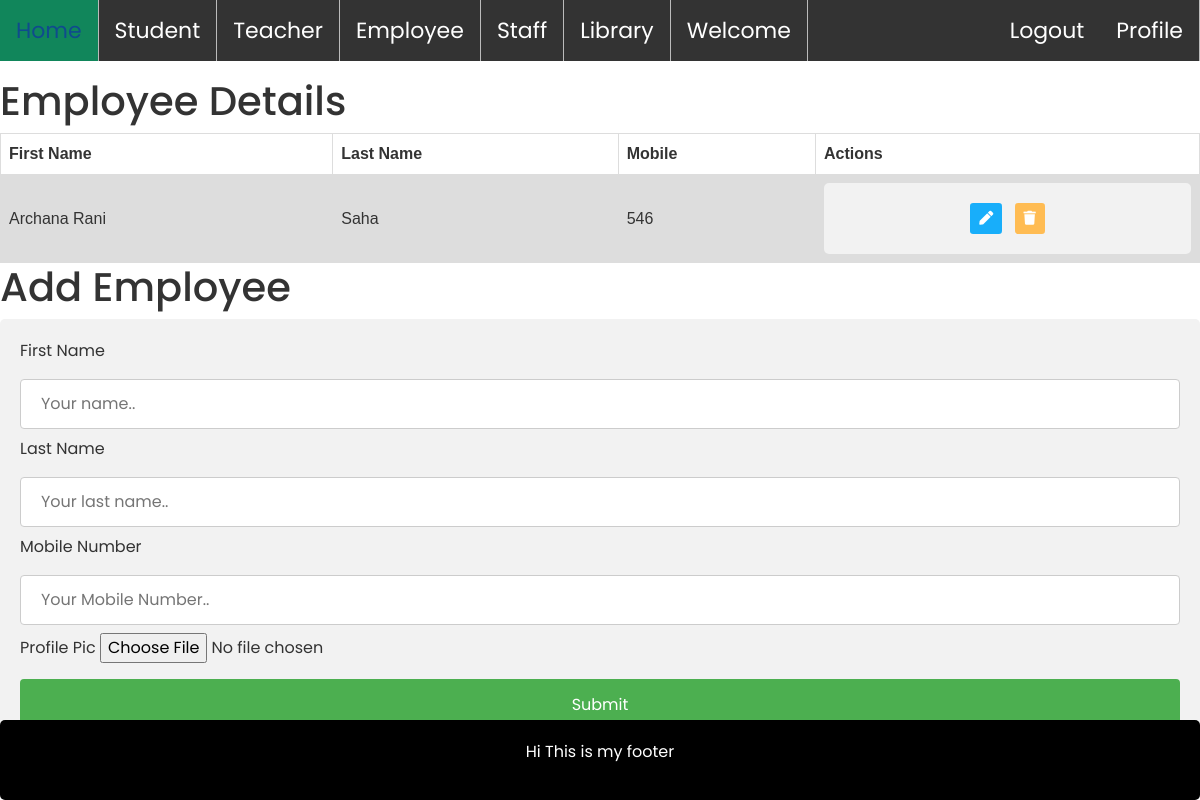
Before: /employeePage/ (signed in) with the older database file.
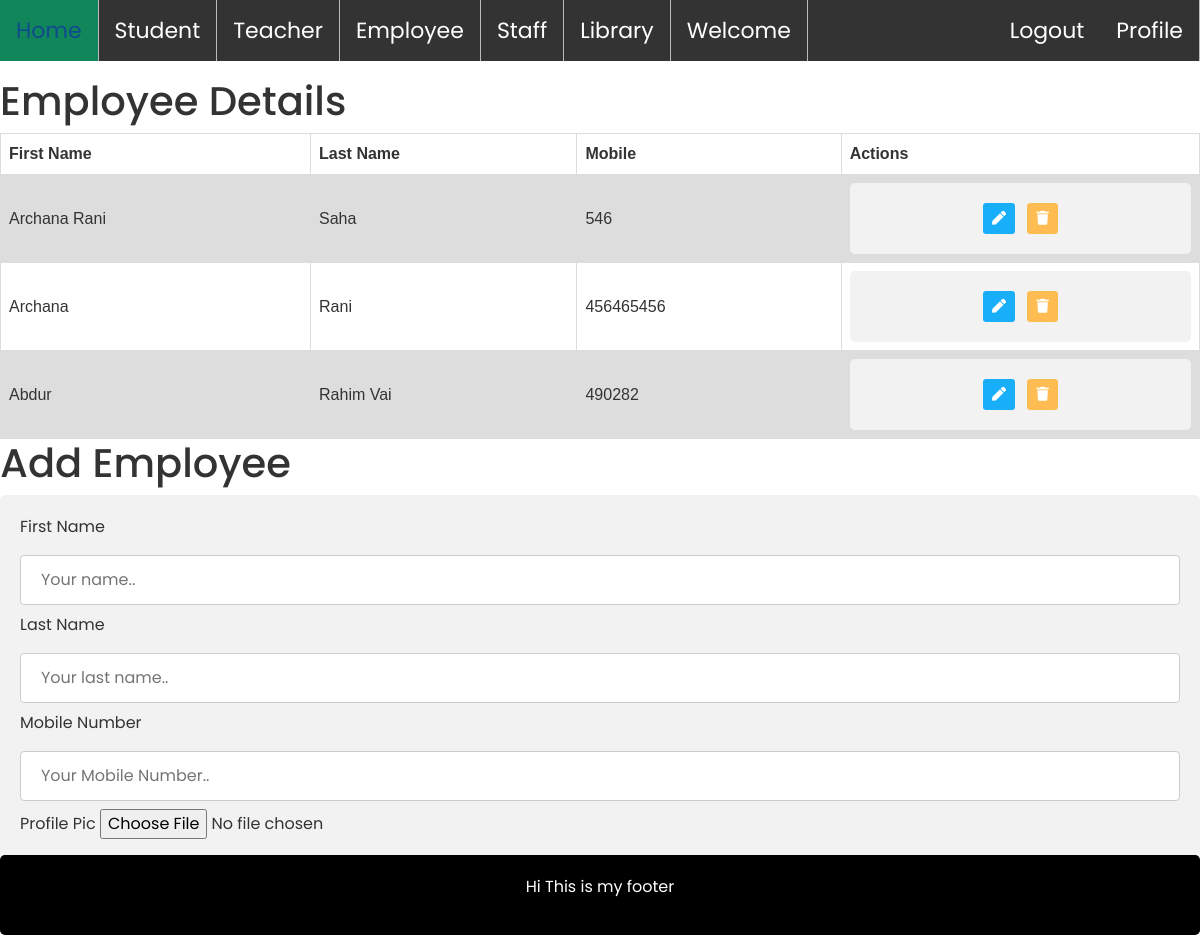
After: the same page with the newer database file.
### myApp/models.py (models this page shows, shortened)
class Employee_Model(models.Model):
    FirstName=models.CharField(max_length=100)
    LastName=models.CharField(max_length=100)
    Mobile=models.CharField(max_length=100)
    profile_pic=models.ImageField(upload_to="media/profile_pic",null=True)

### myProject/views.py (the view)
# urls.py: path('employeePage/',views.employeePage,name="employeePage"),
@login_required
def employeePage(request):
    employee=Employee_Model.objects.all()
    context={
        'employee':employee,
    }
    return render(request,"employee.html",context)

### Template/employee.html (shortened to what this page needs)
{% extends 'home.html' %}
{% block content %}
<h1>Employee Details</h1>
<table>
  <tr>
    <th>First Name</th>
    <th>Last Name</th>
    <th>Mobile</th>
    <th>Actions</th>
  </tr>
  {% for i in employee %}
  <tr>
    <td>{{i.FirstName}}</td>
    <td>{{i.LastName}}</td>
    <td>{{i.Mobile}}</td>
    <td class="text-center">
      <div class="actions">
         <a href=" {% url 'editEmployee' i.id %} " class="btn btn-sm bg-success-light mr-2">
         <i class="fas fa-pen"></i>
         </a>
         <a href="#" class="btn btn-sm bg-danger-light">
         <i class="fas fa-trash"></i>
         </a>
      </div>
   </td>
  </tr>
  {% endfor %}
</table>
<h1>Add Employee</Details></h1>
<div>
    <form  action=" {% url 'addEmployee' %} "  method="post" enctype="multipart/form-data">
      <label for="fname">First Name</label>
      <input type="text"  name="firstname" placeholder="Your name.." required>
      <label >Last Name</label>
      <input type="text"  name="lastname" placeholder="Your last name.." required>
      <label >Mobile Number</label>
      <input type="text"  name="mobile" placeholder="Your Mobile Number.." required>
      <label >Profile Pic</label>
      <input type="file"  name="profilepic" placeholder="Your last name.." required>
      <input type="submit" value="Submit">
    </form>
  </div>
{% endblock  %}

### Template/home.html (shortened to what this page needs)
<!DOCTYPE html>
{% load static %}
<html>
<head>
      <link rel="stylesheet" href=" {% static 'assets/plugins/bootstrap/css/bootstrap.min.css' %} ">
      <link rel="stylesheet" href=" {% static 'assets/plugins/fontawesome/css/fontawesome.min.css' %} ">
      <link rel="stylesheet" href=" {% static 'assets/plugins/fontawesome/css/all.min.css' %} ">
      <link rel="stylesheet" href=" {% static 'assets/css/style.css' %} ">
      <link rel="stylesheet" href="{% static 'assets/plugins/datatables/datatables.min.css' %}">
</head>
<body>
    {% include 'navbar.html' %}
  {% block content %}
  {% endblock content %}
  {% include 'footer.html' %}
</body>
</html>

### Template/navbar.html
{% block content %}
<ul>
    <li><a class="active" href=" {% url 'indexPage' %} ">Home</a></li>
    <li><a href=" {% url 'studentPage' %} ">Student</a></li>
    <li><a href=" {% url 'teacherPage' %}  ">Teacher</a></li>
    <li><a href=" {% url 'employeePage' %}  ">Employee</a></li>
    <li><a href=" {% url 'staffPage' %}  ">Staff</a></li>
    <li><a href=" {% url 'libraryPage' %}  ">Library</a></li>
    <li><a href="">Welcome {{user.FirstName}}</a></li>
    <li style="float:right"><a href="  ">Profile</a></li>
    <li style="float:right"><a href=" {% url 'logoutPage' %} ">Logout</a></li>
  </ul>
{% endblock %}

### Template/footer.html
{% block content %}
<div class="footer">
    <p>Hi This is my footer</p>
  </div>
{% endblock %}

### static/assets/css/style.css (style rules this page uses)
html { height: 100%; }
body { background-color: #fff; color: #333; font-family: 'Poppins', sans-serif; font-size: 1rem; height: 100%; line-height: 1.5; overflow-x: hidden; }
h1, h2, h3, h4, h5, h6 { font-family: 'Poppins', sans-serif; margin-top: 0; }
a { color: #009ce7; }
input, button, a { transition: all 0.4s ease; -moz-transition: all 0.4s ease; -o-transition: all 0.4s ease; -ms-transition: all 0.4s ease; -webkit-transition: all 0.4s ease; }
input, input:focus, button, button:focus { outline: none; }
input[type="file"] { height: auto; min-height: calc(1.5em + .75rem + 2px); }
input[type=text], input[type=password] { -webkit-appearance: none; -moz-appearance: none; appearance: none; }
ul, ol { padding: 0px; list-style: none; }
.bg-danger-light { background-color:#FFBC53 !important; color:#fff !important; }
.bg-success-light { background-color: #18aefa; color: #fff; }

### Template/home.html (style rules this page uses)
.footer { position: fixed; left: 0; bottom: 0; width: 100%; background-color: black; color: white; text-align: center; }
body { background-color: #92a8d1; }
ul { list-style-type: none; margin: 0; padding: 0; overflow: hidden; background-color: #333; }
li { float: left; border-right:1px solid #bbb; }
li:last-child { border-right: none; }
li a { display: block; color: white; text-align: center; padding: 14px 16px; text-decoration: none; }
.active { background-color: #04AA6D; }
a { text-decoration: none; font-size: 22px; color: black; }
input[type=text], select { width: 100%; padding: 12px 20px; margin: 8px 0; display: inline-block; border: 1px solid #ccc; border-radius: 4px; box-sizing: border-box; }
div { border-radius: 5px; background-color: #f2f2f2; padding: 20px; }
table { font-family: arial, sans-serif; border-collapse: collapse; width: 100%; }
td, th { border: 1px solid #dddddd; text-align: left; padding: 8px; }
tr:nth-child(even) { background-color: #dddddd; }

Changed rows visible on the page:
added Employee_Model: FirstName "Archana", LastName "Rani", Mobile "456465456"
added Employee_Model: FirstName "Abdur", LastName "Rahim Vai", Mobile "490282"
Other visible differences:
form field value: "Submit" → (not shown)
